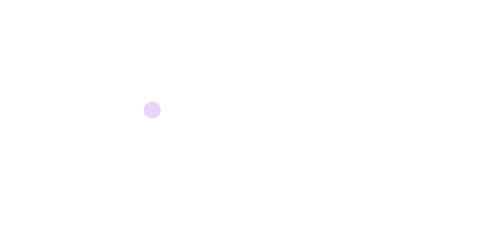
Frame 1 (no input)
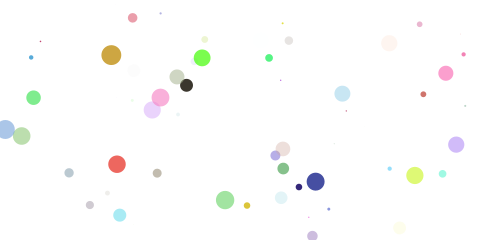
Frame 60 (the mouse pressed at the canvas centre just before this capture)
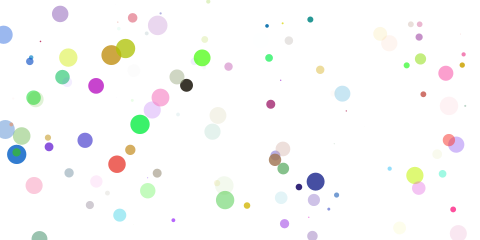
Frame 120 (the mouse held since frame 60 and released just before this capture)

The Processing sketch that drew these frames (run headless with seeded random() and noise(); from frame 60 on, the mouse is pressed at the canvas centre):

// Processing sketch: example_04_07_randompainting
// ── example_04_07_randompainting.pde
// Learning Processing
// Daniel Shiffman
// http://www.learningprocessing.com

// Example 4-7: Filling variables with random values

float r;
float g;
float b;
float a;

float diam;
float x;
float y;

void setup() {
  size(480, 240);
  background(255);
}

void draw() {
  // Each time through draw(), new random numbers are picked for a new ellipse.
  r = random(255);
  g = random(255);
  b = random(255);
  a = random(255);
  diam = random(20);
  x = random(width);
  y = random(height);
  
  // Use values to draw an ellipse
  noStroke();
  fill(r,g,b,a);
  ellipse(x,y,diam,diam);
}
